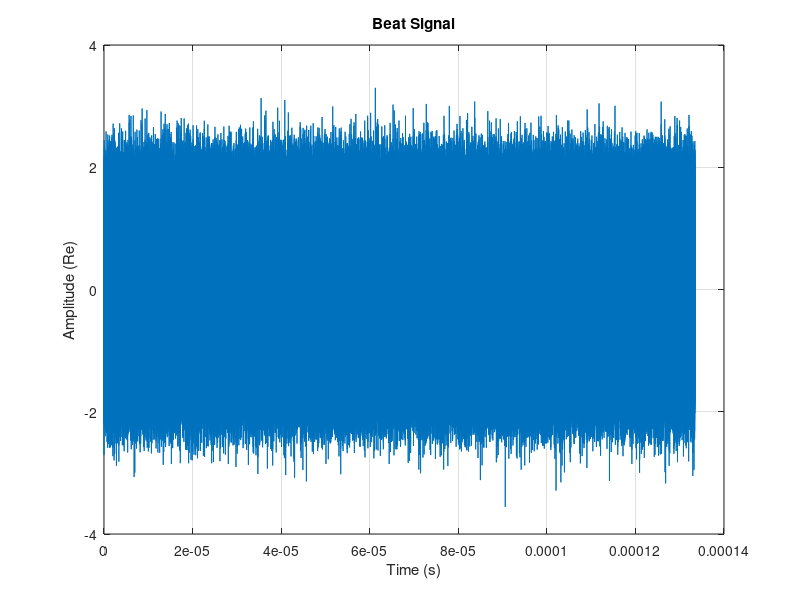
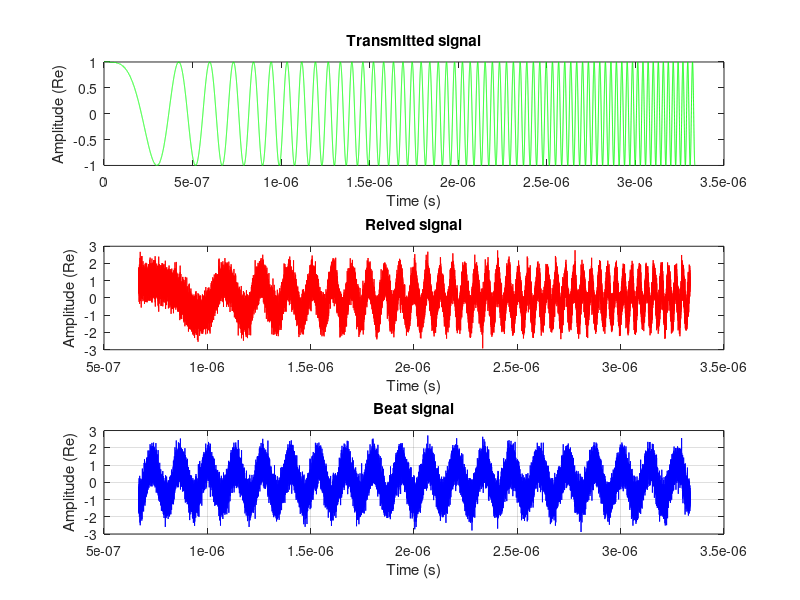
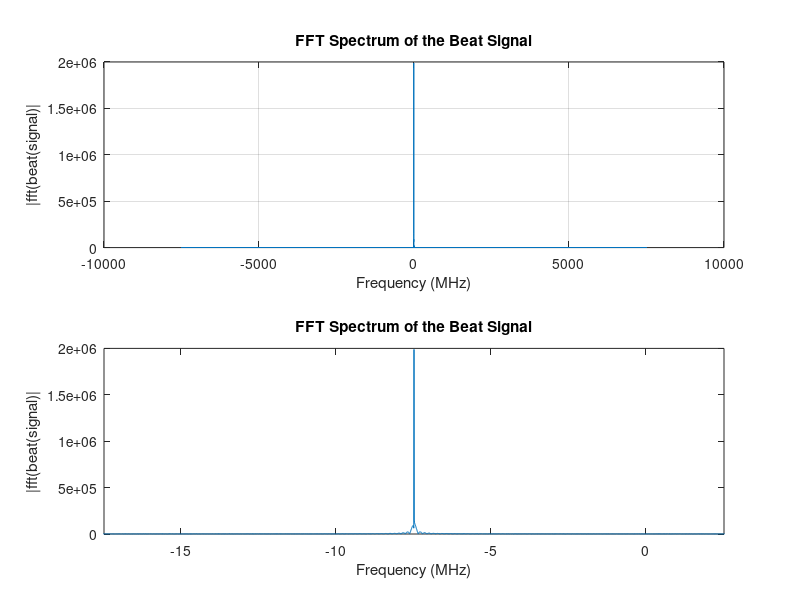

MATLAB code for these plots, in order:
clc;
clear;
close all;

% Light speed const in m/s
c = 299792458;
%Carrier frequency (77 GHz - standard for automotive radars)
fc = 77e9; 

% ---- Project requirements -----

max_range = 200; % Maximal range in meters
range_resolution = 0.1; % Minimal distinguishable difference in distance in meters
max_velocity = 150; % Maximal velocity of measured target in km/h

bandwidth_ = c / (2*range_resolution); % Bandwidth of our signal 

T_of_flight = 2*max_range/c; % Time required to signal travel both ways 

% Value below is increased by some factor in order to obtain sufficient
% amount of time to compare it to beat signal
T_sweep = 100 * T_of_flight; % Duration of 1 chirp 

slope = bandwidth_/T_sweep;

% Ploting parameters
disp(['Bandwidth : ', num2str(bandwidth_/1e9), ' GHz']);
disp(['Chirp time (T_sweep): ', num2str(T_sweep*1e6), ' us']);
disp(['Slope: ', num2str(slope/1e12), ' THz/s']);

% ---- Target definition ---- 
target_range = 100; % In meters
target_vel = 80; % In km/h

if target_vel > max_velocity
    error('Target velocity exceeds maximum allowable velocity.');

else
    % ---- Signal definition ----

    fs = 10*bandwidth_; % Sampling frequency
    t = 0: (1/fs) : T_sweep; % Time vector for one chirp
    phase_tx = (2*pi*slope*t.^2)/2; % Phase of one chirp
    signal_tx = exp(1j * phase_tx);
    disp(['Sampling frequency: ', num2str(fs/1e9), ' GHz']);
    % % Diagnostic print
    % figure;
    % plot(t(1:500), real(signal_tx(1:500)));
    % title('Begining of transmition signal (Re)');
    % xlabel('Time (s)');
    % ylabel('Amplittude');
    
    % ---- Signal propagation and echo ----

    tau = (2 * target_range) / c; % This is our signal travel time (round-trip)
    lambda = c / fc; % wavelenght
    f_d = (2 * target_vel * 1000 / 3600) / lambda; % Doppler frequency 
    phase_rx = (2 * pi * slope * (t-tau).^2) / 2; % Reciving signal phase
    doppler_shift_signal = exp(1j * 2 * pi * f_d * t); % Generationg doppler shift signal
    noise = 0.5 * (randn(size(t)) + 1j * randn(size(t))); % Generating complex gausian noise 
    signal_rx = (exp(1j * phase_rx) .* doppler_shift_signal) + noise; %Return signal with noise and phase shift
    % We multiply signals to make use of exponent adding properiety of a
    % signals
    disp(['Travel time: ', num2str(tau), ' s']);
    disp(['Doppler freqency: ', num2str(f_d/1e6), ' MHz']);
    
   % ---- Beat signal ----
   
    beat_signal = signal_rx .* conj(signal_tx); % Generating beat signal
    % Beat signal is generated using Complex Conjugate function, by that we
    % ramowe our tx component of recived signal (we subtract it)

    % ---- printing results ----
    figure;
    plot(t, real(beat_signal));
    title('Beat Signal');
    xlabel('Time (s)');
    ylabel('Amplitude (Re)');
    grid on;
    figure;
    subplot(3,1,1);
    plot(t(1:50000), real(signal_tx(1:50000)),'-g');
    xlabel('Time (s)');
    ylabel('Amplitude (Re)');
    title('Transmitted signal');
    subplot(3,1,2);
    t_start = round(tau*fs)+1;
    plot(t(t_start:50000), real(signal_rx(t_start:50000)),'-r');
    xlabel('Time (s)');
    ylabel('Amplitude (Re)');
    title('Reived signal');
    subplot(3,1,3);
    plot(t(t_start:50000), real(beat_signal(t_start:50000)),'-b');
    title('Beat signal');
    xlabel('Time (s)');
    ylabel('Amplitude (Re)');
    grid on;

    % ---- Fast Fourier Transform

    beat_signal_cleaned = beat_signal(t_start:end); % Cutting of first samples (before received signal arivall)
    N_fft = 2^nextpow2(length(beat_signal_cleaned)); % Optymalizing fft transform function
    fft_ = fft(beat_signal_cleaned, N_fft); % Fast Fourier transform
    fft_shifted = fftshift(fft_); % Shifting order
    f_axis = fs * (-N_fft/2 : N_fft/2 - 1) / N_fft; % Creating x axis to print fft
    

    figure;
    subplot(2,1,1)
    plot(f_axis / 1e6, abs(fft_shifted)); 
    title('FFT Spectrum of the Beat Signal');
    xlabel('Frequency (MHz)');
    ylabel('|fft(beat(signal)|');
    grid on;
    subplot(2,1,2)
    plot(f_axis / 1e6, abs(fft_shifted)); 
    title('FFT Spectrum of the Beat Signal');
    xlabel('Frequency (MHz)');
    ylabel('|fft(beat(signal)|');

    [max_amplitude, idx_peak] = max(abs(fft_shifted));
    f_peak_hz = f_axis(idx_peak); 
    
    % Peak zooming
    zoom_range_hz = max(10e6, abs(f_peak_hz * 0.5)); 
    xlim_min = (f_peak_hz - zoom_range_hz) / 1e6;
    xlim_max = (f_peak_hz + zoom_range_hz) / 1e6;
    xlim([max(xlim_min, f_axis(1)/1e6), min(xlim_max, f_axis(end)/1e6)]);
end
